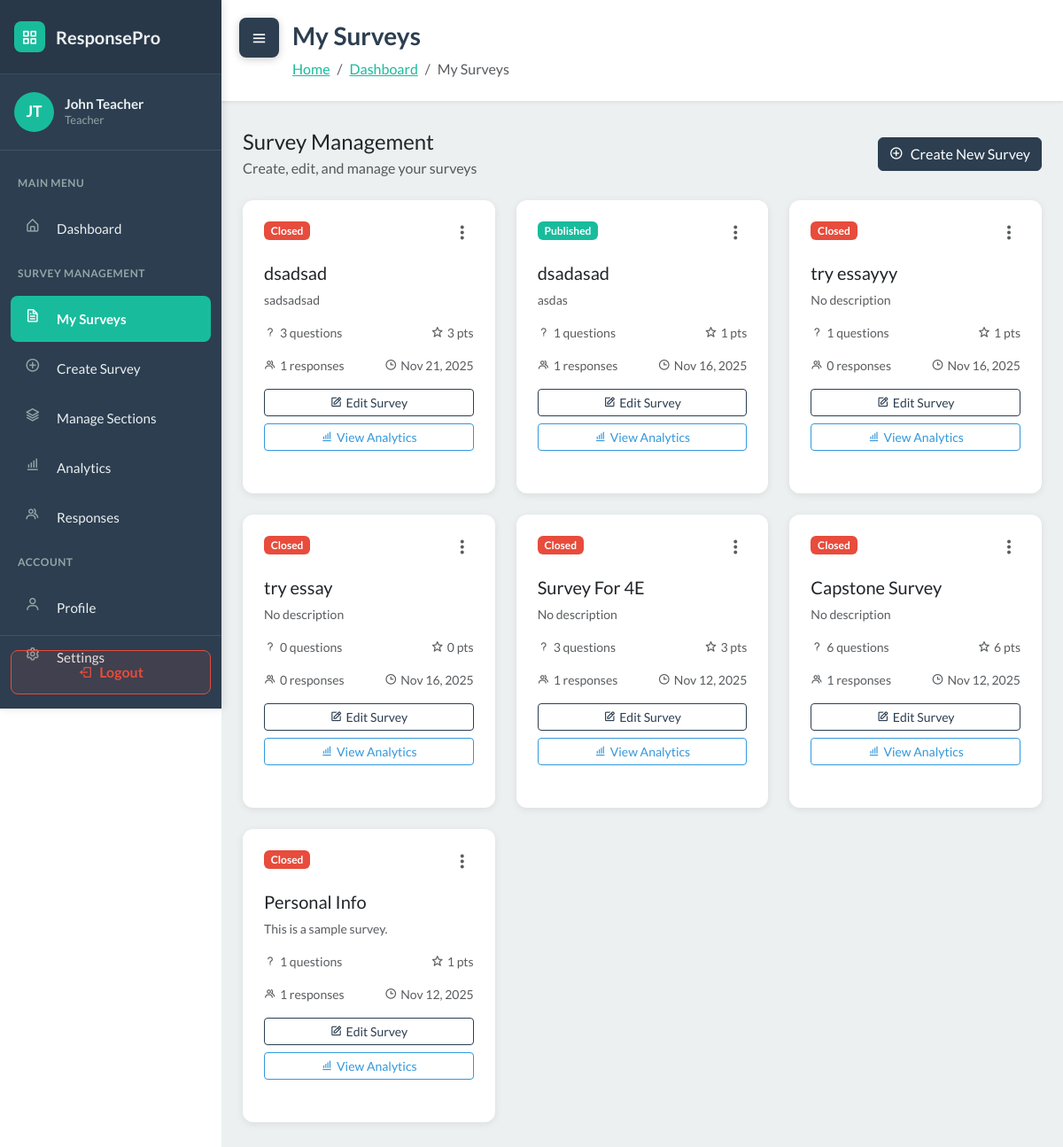
Before: /surveys/ (signed in) with the older database file.
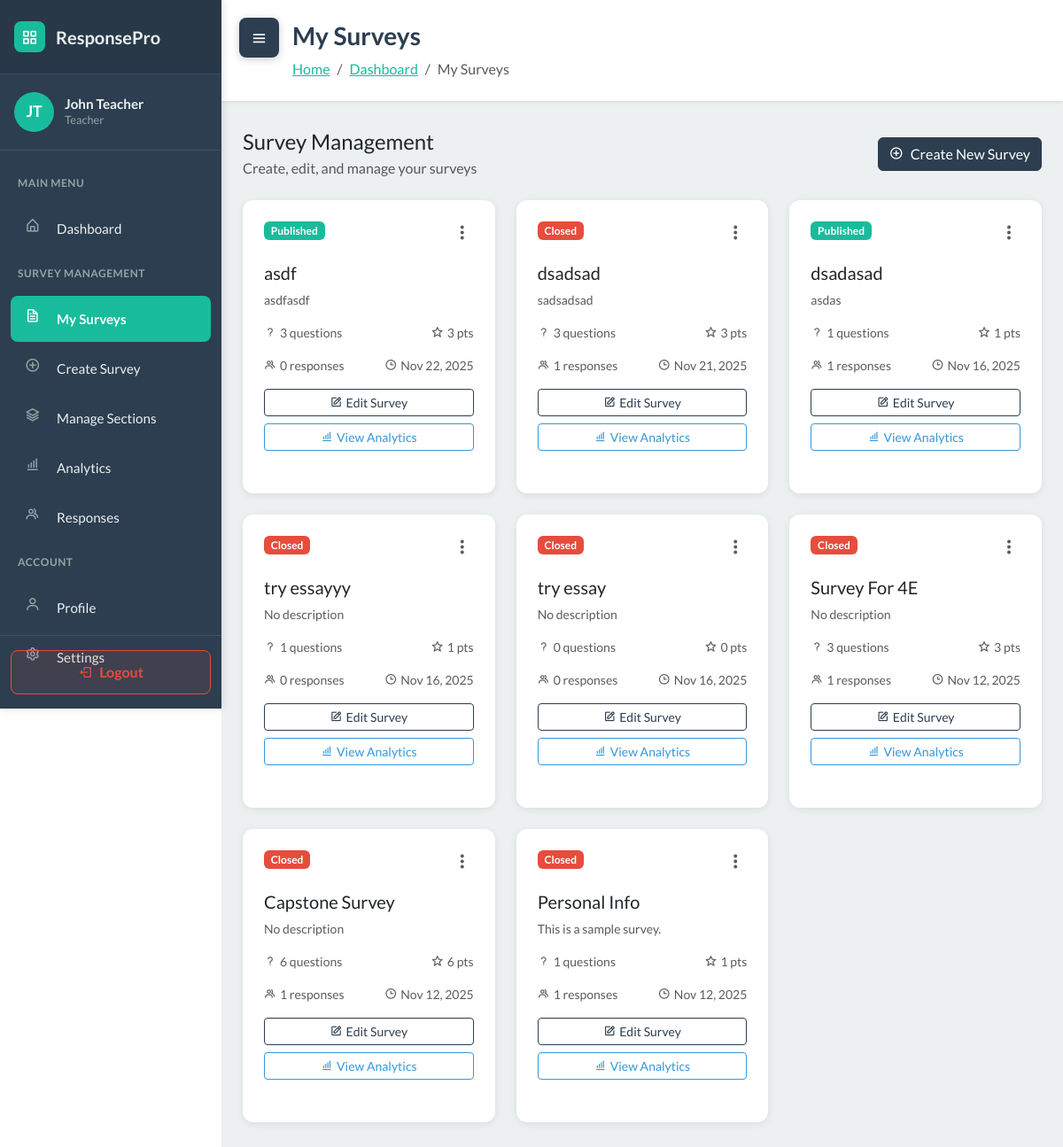
After: the same page with the newer database file.
### WebSurvey/models.py (models this page shows, shortened)
class Survey(models.Model):
    STATUS_CHOICES = [
        ('draft', 'Draft'),
        ('published', 'Published'),
        ('closed', 'Closed'),
    ]
    title = models.CharField(max_length=255)
    description = models.TextField(blank=True)
    teacher = models.ForeignKey(User, on_delete=models.CASCADE, related_name='surveys')
    sections = models.ManyToManyField(Section, blank=True, related_name='surveys')
    status = models.CharField(max_length=20, choices=STATUS_CHOICES, default='draft')
    total_points = models.IntegerField(default=0)
    time_limit = models.IntegerField(null=True, blank=True, help_text="Time limit in minutes")
    due_date = models.DateTimeField(null=True, blank=True)
    created_at = models.DateTimeField(auto_now_add=True)
    updated_at = models.DateTimeField(auto_now=True)
    class Meta:
        ordering = ['-created_at']

### WebSurvey/views.py (the view)
# urls.py: path('surveys/', views.survey_list, name='survey_list'),
@login_required
def survey_list(request):
    if request.user.role != 'teacher':
        messages.error(request, 'Only teachers can access this page.')
        return redirect('dashboard')
    auto_close_due_surveys()
    surveys = Survey.objects.filter(teacher=request.user)
    context = {
        'surveys': surveys,
        'user': request.user
    }
    return render(request, 'survey_list.html', context)

### WebSurvey/services.py (called while the page is built)
def auto_close_due_surveys():
    now = timezone.now()
    overdue_ids = []
    for survey in Survey.objects.filter(status='published', due_date__isnull=False):
        due = survey.due_date
        if due is None:
            continue
        if timezone.is_naive(due):
            due = timezone.make_aware(due, timezone.get_current_timezone())
        if due <= now:
            overdue_ids.append(survey.id)
    if overdue_ids:
        Survey.objects.filter(id__in=overdue_ids).update(status='closed')
    return now

### WebSurvey/templates/survey_list.html (shortened to what the changed rows need)
<!DOCTYPE html>
{% load static %}
<html data-bs-theme="light" lang="en">
<head>
    <link rel="stylesheet" href="https://cdn.jsdelivr.net/npm/bootswatch@5.3.6/dist/flatly/bootstrap.min.css">
    <link rel="stylesheet" href="https://cdn.jsdelivr.net/npm/boxicons@latest/css/boxicons.min.css">
    <link rel="stylesheet" href="https://cdnjs.cloudflare.com/ajax/libs/font-awesome/4.7.0/css/font-awesome.min.css">
    <link rel="stylesheet" href="{% static 'css/dashboard-sidebar.css' %}">
    <link rel="stylesheet" href="{% static 'css/bss-overrides.css' %}">
</head>
<body>
    <main class="dashboard-content" id="mainContent">
        <div class="content-header">
            <h1>My Surveys</h1>
        </div>
        <div class="container-fluid px-4 pb-5">
            <div class="row">
                {% for survey in surveys %}
                <div class="col-md-6 col-lg-4 mb-4">
                    <div class="dashboard-card h-100">
                        <div class="d-flex justify-content-between align-items-start mb-3">
                            <span class="badge
                                {% if survey.status == 'published' %}bg-success
                                {% elif survey.status == 'draft' %}bg-secondary
                                {% else %}bg-danger{% endif %}">
                                {{ survey.get_status_display }}
                            </span>
                            <div class="dropdown">
                                <button class="btn btn-link text-muted p-0" type="button" data-bs-toggle="dropdown">
                                    <i class="bx bx-dots-vertical-rounded" style="font-size: 1.5rem;"></i>
                                </button>
                            </div>
                        </div>
                        <h5 class="mb-2">{{ survey.title }}</h5>
                        <p class="text-muted small mb-3">
                            {{ survey.description|truncatewords:15|default:"No description" }}
                        </p>
                        <div class="d-flex justify-content-between text-muted small mb-3">
                            <span><i class="bx bx-question-mark me-1"></i>{{ survey.questions.count }} questions</span>
                            <span><i class="bx bx-star me-1"></i>{{ survey.total_points }} pts</span>
                        </div>
                        <div class="d-flex justify-content-between text-muted small mb-3">
                            <span><i class="bx bx-group me-1"></i>{{ survey.responses.count }} responses</span>
                            <span><i class="bx bx-time me-1"></i>{{ survey.created_at|date:"M d, Y" }}</span>
                        </div>
                        <div class="d-grid gap-2">
                            <a href="{% url 'survey_edit' survey.id %}" class="btn btn-outline-primary btn-sm">
                                <i class="bx bx-edit me-1"></i>Edit Survey
                            </a>
                            {% if survey.status == 'published' or survey.status == 'closed' %}
                            <a href="{% url 'survey_analytics' survey.id %}" class="btn btn-outline-info btn-sm">
                                <i class="bx bx-bar-chart-alt me-1"></i>View Analytics
                            </a>
                            {% endif %}
                        </div>
                    </div>
                </div>
                {% endfor %}
            </div>
        </div>
    </main>
</body>
</html>

Changed rows visible on the page:
added Survey: status "Published", title "asdf", description "asdfasdf", questions.count "3", total_points "3", responses.count "0", created_at "Nov 22, 2025", shows "View Analytics"
